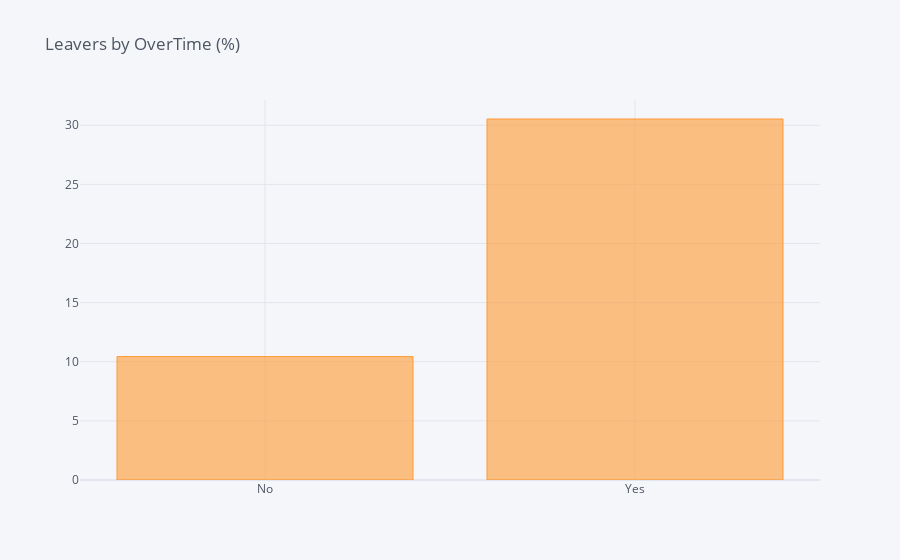

Notebook cell for this chart:
### Code cell
empDataOverTime.groupby('OverTime').sum().iplot(kind='bar', title = 'Leavers by OverTime (%)')

### Figure 1 — Plotly figure (JSON) as saved in the notebook; plotly's stock layout.template omitted (floating-point values rounded to 4 significant figures)
{"data": [{"marker": {"color": "rgba(255, 153, 51, 0.6)", "line": {"color": "rgba(255, 153, 51, 1.0)", "width": 1}}, "name": "% of Leavers", "orientation": "v", "text": "", "type": "bar", "x": ["No", "Yes"], "y": [10.44, 30.53]}], "layout": {"legend": {"bgcolor": "#F5F6F9", "font": {"color": "#4D5663"}}, "paper_bgcolor": "#F5F6F9", "plot_bgcolor": "#F5F6F9", "title": {"font": {"color": "#4D5663"}, "text": "Leavers by OverTime (%)"}, "xaxis": {"gridcolor": "#E1E5ED", "showgrid": true, "tickfont": {"color": "#4D5663"}, "title": {"font": {"color": "#4D5663"}, "text": ""}, "zerolinecolor": "#E1E5ED"}, "yaxis": {"gridcolor": "#E1E5ED", "showgrid": true, "tickfont": {"color": "#4D5663"}, "title": {"font": {"color": "#4D5663"}, "text": ""}, "zerolinecolor": "#E1E5ED"}}}
